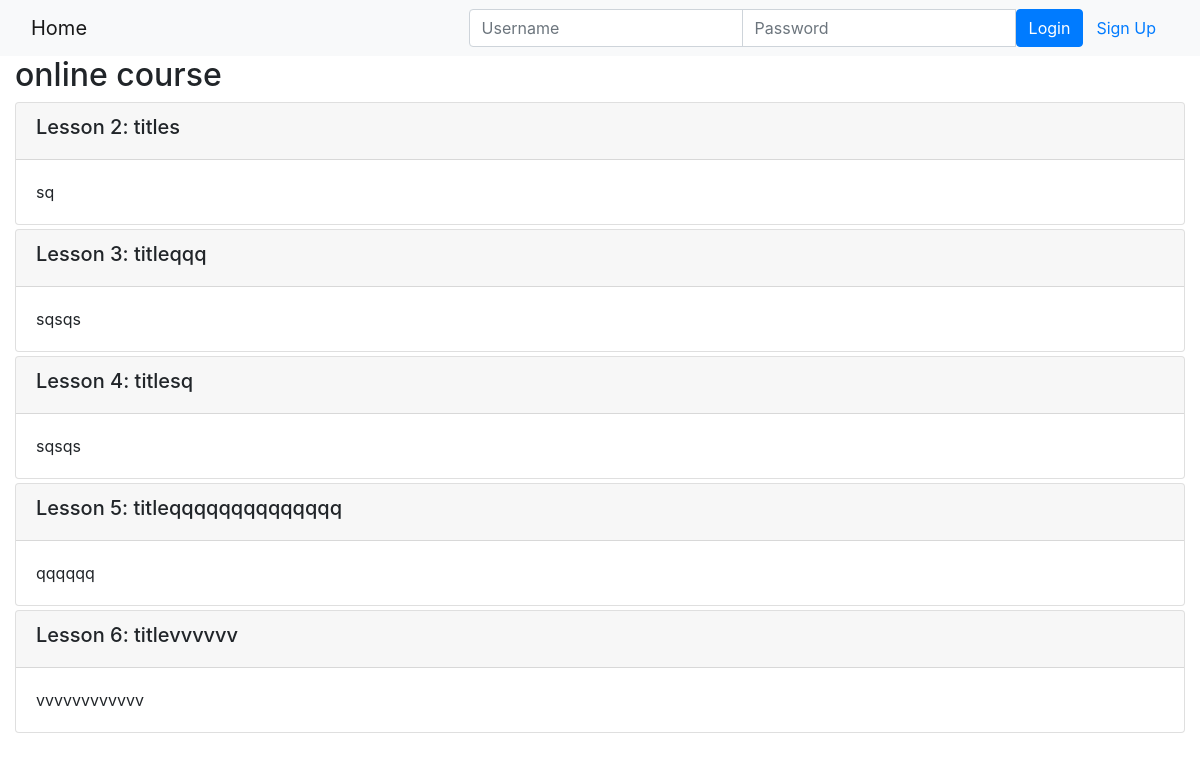
Page /onlinecourse/1/ on the committed database.
### onlinecourse/models.py (models this page shows, shortened)
class Course(models.Model):
    name = models.CharField(null=False, max_length=30, default='online course')
    image = models.ImageField(upload_to='course_images/')
    description = models.CharField(max_length=1000)
    pub_date = models.DateField(null=True)
    instructors = models.ManyToManyField(Instructor)
    users = models.ManyToManyField(settings.AUTH_USER_MODEL, through='Enrollment')
    total_enrollment = models.IntegerField(default=0)
    is_enrolled = False

class Lesson(models.Model):
    title = models.CharField(max_length=200, default="title")
    order = models.IntegerField(default=0)
    course = models.ForeignKey(Course, on_delete=models.CASCADE)
    content = models.TextField()

### onlinecourse/views.py (the view)
# urls.py: path('<int:pk>/', views.CourseDetailView.as_view(), name='course_details'),
class CourseDetailView(generic.DetailView):
    model = Course
    template_name = 'onlinecourse/course_detail_bootstrap.html'

### onlinecourse/templates/onlinecourse/course_detail_bootstrap.html (shortened to what this page needs)
<!DOCTYPE html>
<html lang="en">
<head>
    {% load static %}
    <link rel="stylesheet" href="https://maxcdn.bootstrapcdn.com/bootstrap/4.5.2/css/bootstrap.min.css">
</head>
<body>
    <nav class="navbar navbar-light bg-light">
        <div class="container-fluid">
            <div class="navbar-header">
                <a class="navbar-brand" href="{% url 'onlinecourse:index' %}">Home</a>
            </div>
            <ul class="nav navbar-nav navbar-right">
                {% if user.is_authenticated %}
                <li>
                    <a class="btn btn-link" href="#">{{ user.first_name }}({{ user.username }})</a>
                    <a class="btn btn-link" href="{% url 'onlinecourse:logout' %}">Logout</a>
                </li>
                {% else %}
                <li>
                    <form class="form-inline" action="{% url 'onlinecourse:login' %}" method="post">
                        <div class="input-group">
                            <input type="text" class="form-control" placeholder="Username" name="username" >
                            <input type="password" class="form-control" placeholder="Password" name="psw" >
                            <button class="btn btn-primary" type="submit">Login</button>
                            <a class="btn btn-link" href="{% url 'onlinecourse:registration' %}">Sign Up</a>
                        </div>
                    </form>
                </li>
                {% endif %}
            </ul>
        </div>
    </nav>
    <div class="container-fluid">
        <h2>{{ course.name }}</h2>
        <div class="card-columns-vertical">
            {% for lesson in course.lesson_set.all %}
                <div class="card mt-1">
                    <div class="card-header"><h5>Lesson {{lesson.order|add:1}}: {{lesson.title}}</h5></div>
                    <div class="card-body">{{lesson.content}}</div>
                </div>
            {% endfor %}
        </div>
    </div>
</body>
</html>

### rows in the picture
Course: name "online course"
Lesson: order|add "2", title "titles", content "sq"
Lesson: order|add "3", title "titleqqq", content "sqsqs"
Lesson: order|add "4", title "titlesq", content "sqsqs"
Lesson: order|add "5", title "titleqqqqqqqqqqqqqq", content "qqqqqq"
Lesson: order|add "6", title "titlevvvvvv", content "vvvvvvvvvvvv"
